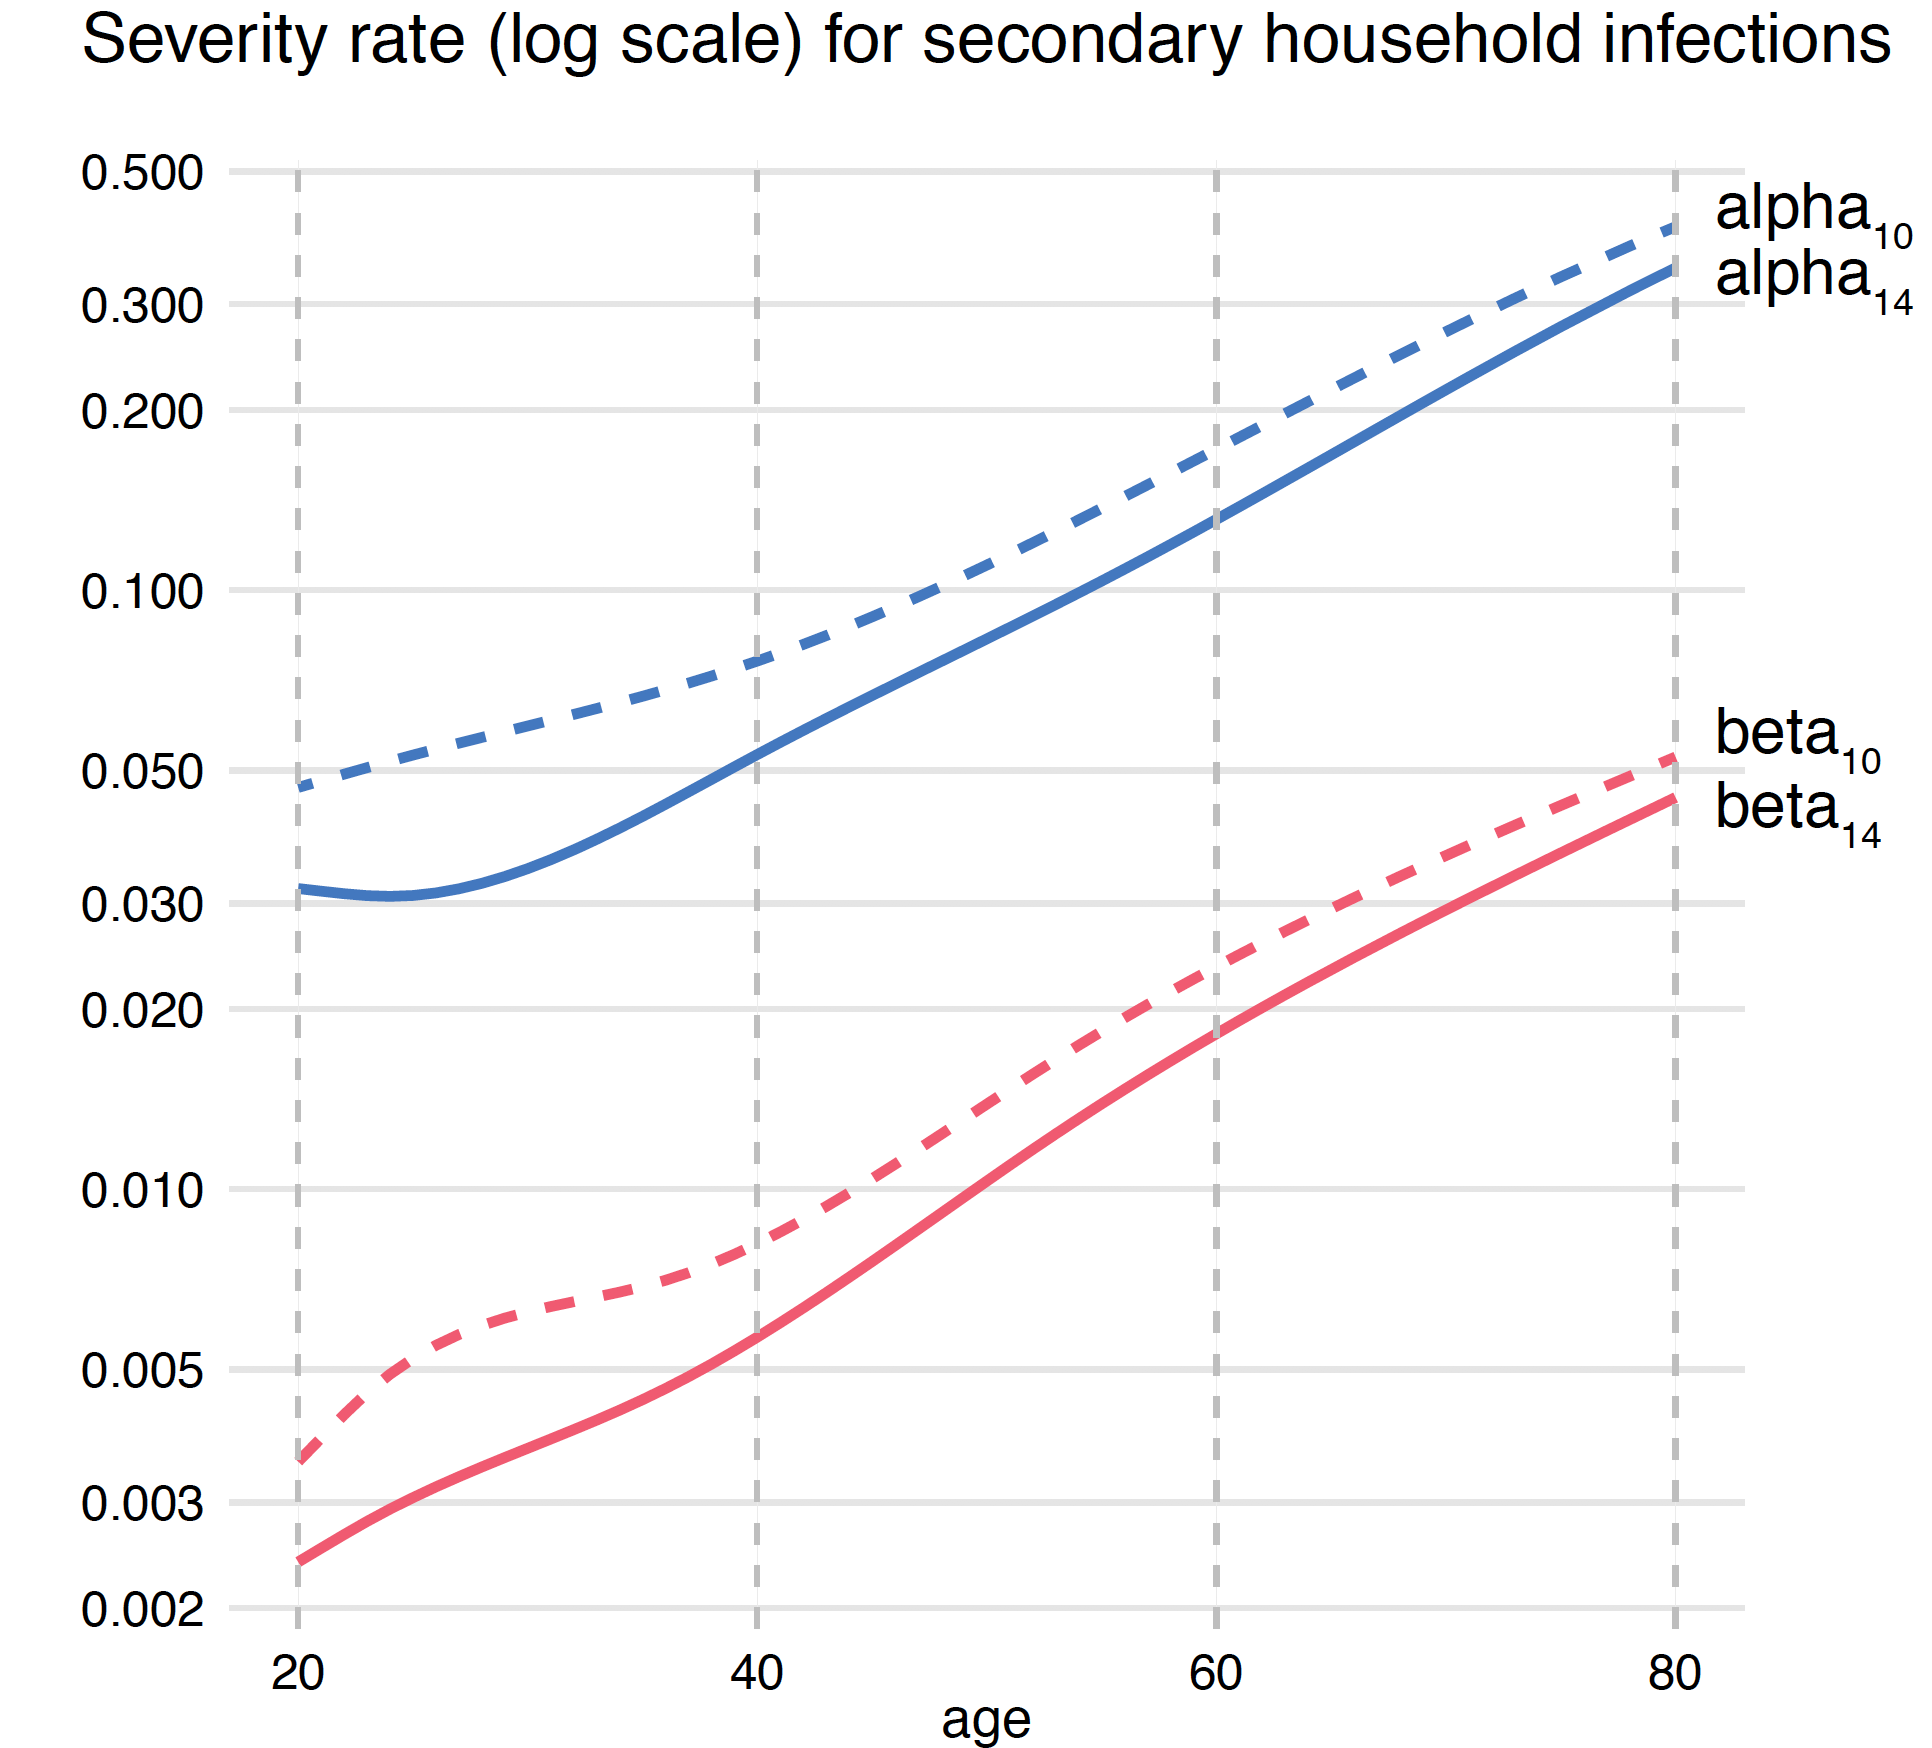

Reproduce this figure in R.
#
# Load libraries
library(rms)
library(DALEX)
library(dplyr)

#
# Read data
data_age <- read.table("addresses_ages.csv", sep = ",", header = TRUE)
susceptibles <- read.table("susceptibles_by_age_full.csv", sep = ",", header = TRUE)[1,-1]

#
# set seed
set.seed(1)

# only non DPS and  contacts_of_the_same_address <= 15
data_age <- filter(data_age, count_contacts_of_the_same_address <= 15, is_dps == "False")

# distribution of age in secondary cases
age_secondary <- get_clean_vector(data_age$later_ages_in_address)

# distribution of age in secondary severe cases
age_secondary_sev10 <- get_clean_vector(data_age$later_ages_in_address_severe10)
age_secondary_sev14 <- get_clean_vector(data_age$later_ages_in_address_severe14)

# distribution of age in secondary dead cases
age_secondary_dead <- get_clean_vector(data_age$later_ages_in_address_deaths)

# combine dead and severe
age_secondary_sev10_dead <- c(age_secondary_sev10,age_secondary_dead)
age_secondary_sev14_dead <- c(age_secondary_sev14,age_secondary_dead)

# restricted to interval 20-80
lrm_alpha_10 <- get_alpha_lrm(pmax(pmin(80, age_secondary), 20), 
                              pmax(pmin(80, age_secondary_sev10_dead), 20),
                              label = "alpha_10")
lrm_alpha_14 <- get_alpha_lrm(pmax(pmin(80, age_secondary), 20), 
                              pmax(pmin(80, age_secondary_sev14_dead), 20),
                              label = "alpha_14")

# 
# get explainers for beta
susceptibles_df <- data.frame(age = 20:80, 
                              y = c(sum(susceptibles[1:21]), 
                                    unlist(susceptibles[22:80]),
                                    sum(susceptibles[81:101])))

lrm_beta_10 <- get_beta_lrm(susceptibles_df, 
                            pmax(pmin(80, age_secondary_sev10_dead), 20), 
                            "beta_10")
lrm_beta_14 <- get_beta_lrm(susceptibles_df, 
                            pmax(pmin(80, age_secondary_sev14_dead), 20), 
                            "beta_14")

# plot the explainer
plot(model_profile(lrm_beta_10, variables = "age")$agr_profiles,
     model_profile(lrm_beta_14, variables = "age")$agr_profiles,
     model_profile(lrm_alpha_10, variables = "age")$agr_profiles,
     model_profile(lrm_alpha_14, variables = "age")$agr_profiles) +
  geom_vline(xintercept = c(20,40,60,80), color = "grey", lty=2) +
  ggtitle("Severity rate (log scale) for secondary household infections","") + ylab("") + 
  scale_y_log10(breaks = c(0.001,0.002,0.003,0.005,
                           0.01,0.02,0.03,0.05,
                           0.1,0.2,0.3,0.5)) +
  scale_x_continuous("age",breaks = c(0,20,40,60,80)) +
  theme(panel.grid.minor = element_blank(), legend.position = "none") +facet_null()












# helper functions

get_alpha_lrm <- function(age_secondary, age_secondary_sev_dead, label = "alpha") {
  # remove sev_dead from all cases
  df <- rbind(data.frame(age = age_secondary, group = "all"),
              data.frame(age = age_secondary_sev_dead, group = "sev_dead"))
  tmp <- table(df$age, df$group)
  tmp[,1] <- tmp[,1] - tmp[,2] # here we substract dead and sev
  # decompress this for modeling
  df <- rbind(data.frame(age = as.numeric(rep(rownames(tmp), times = tmp[,1])), group = "none"),
              data.frame(age = as.numeric(rep(rownames(tmp), times = tmp[,2])), group = "sev_dead"))
  df$group <- factor(df$group)
  
  # create model for alpha
  model <- lrm(group == "sev_dead" ~ rcs(age), data = df)
  
  # create an explainer for alpha
  lrm_exp <- explain(model, data = df, y = df$group == "sev_dead", label = label)
  lrm_exp
} 

get_beta_lrm <- function(susceptibles_df, age_secondary_sev_dead, label = "beta") {
  tab <- table(age_secondary_sev_dead)
  df <- rbind(data.frame(age = rep(susceptibles_df$age, susceptibles_df$y), 
                    group = "all"),
              data.frame(age = rep(as.numeric(names(tab)), 
                                   c(tab)),
                         group = "sev"))
  
  df$group <- factor(df$group)
  modelBeta <- lrm(group == "sev" ~ rcs(age), data = df)
  lrm_exp_beta <- explain(modelBeta, 
                          data = df, 
                          y = df$group == "sev",
                          label = label)
}

get_clean_vector <- function(later_ages) {
  age_secondary_sev <- gsub(unlist(strsplit(as.character(later_ages), split = ",")), 
                            pattern = "[^0-9\\.]", replacement = "")
  na.omit(as.numeric(age_secondary_sev))
}
